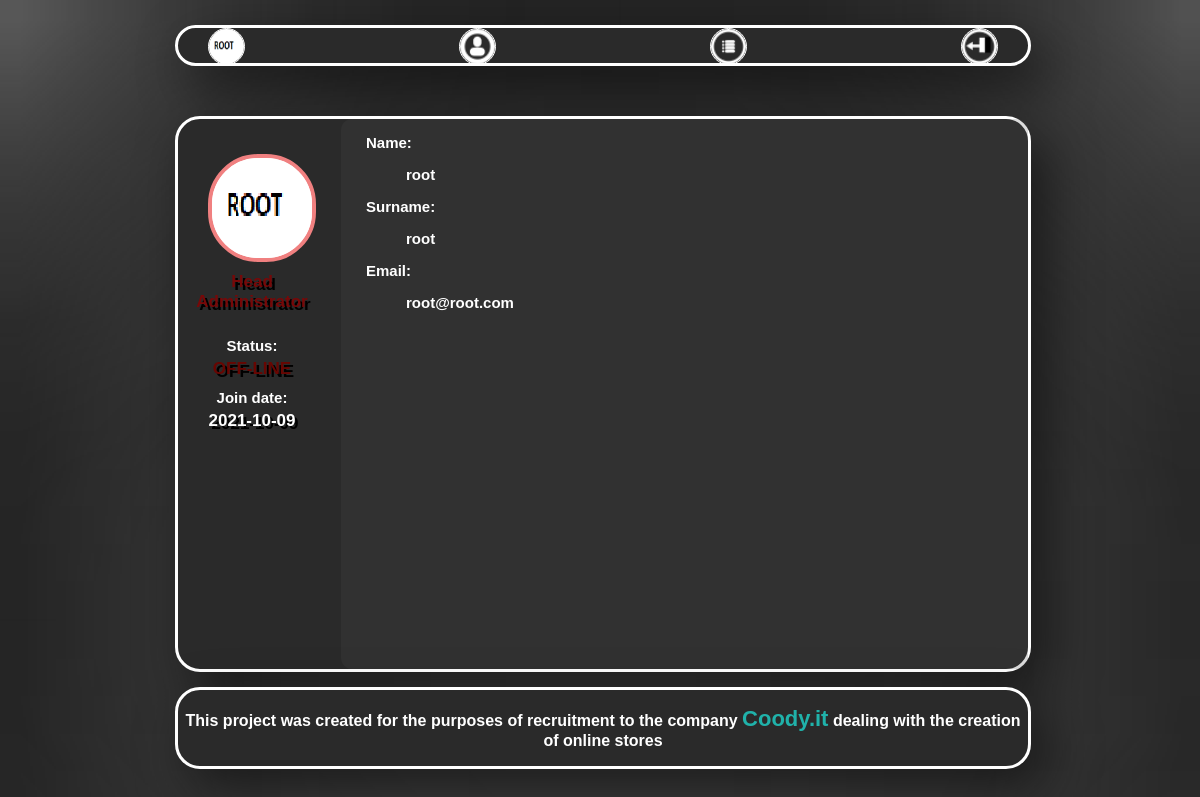
The app's page /profil_user.php?author_id=1 (signed in) with its own data.
### tables this page shows
CREATE TABLE `users_db` (
  `ID` int(11) NOT NULL,
  `Name` varchar(24) NOT NULL,
  `Surname` varchar(24) NOT NULL,
  `Email` varchar(30) NOT NULL,
  `Password` varchar(24) NOT NULL,
  `Join_Date` date NOT NULL DEFAULT current_timestamp(),
  `Images_url` text NOT NULL,
  `Online` int(11) NOT NULL
);

### profil_user.php (the view, shortened to what this page needs)
<!DOCTYPE html>
<html lang="pl">
    <head>
        <link href="user_style.css?<?=filemtime("user_style.css")?>" rel="stylesheet" type="text/css" />
    </head>
    <body>
        <div id="contener">
            <div id="header">
                <div id="link_contener">
                    <?php
                        if(empty($_SESSION['img']))
                            echo '<a id="user_go_profil" href="profil_side.php"><img class="image_header_icon" title="Profil side" alt="Go back to profil icon" src="User_profils\default_profil\default.png"></a>';
                        else
                        {
                            $pathi = "User_profils\\". $_SESSION['id'] ."\\".$_SESSION['img'];
                            echo "<a id='user_go_profil' href='profil_side.php'><img class='image_header_icon' title='Profil side' alt='Go back to profil icon' src='$pathi'></a>";
                        }
                        if($_SESSION['Rangs'] >= 2)
                            echo' <a id="admin_look_all" href="user_list_side.php"><img class="image_header_icon" title="User list side" alt="Go to user list side icon" src="images/icon_link/profils.png" ></a>';
                    ?>
                    <a id="user_go_ticket" href="ticket_side.php"><img class="image_header_icon" title="Ticket side" alt="Go to Ticket side icon" src="images/icon_link/tickets.png" ></a>
                    <a class="user_logout" href="logout.php"> <img class="image_header_icon" title="Log out"  alt="Log out icon" src="images/icon_link/logout.png"></a>
                </div>
            </div>
            <div id="main">
                <?php
                    echo '<div id = "user_left_contener">';
                        $Uid = $_GET["author_id"];
                        require_once "connect_mysql.php";
                        $db = @mysqli_connect($host , $username, $userpassword, $namedb);
                        if(!$db)
                            echo '<br><div id="error_contener"> Warning: Database not connected!</div><br>';
                        else
                        {
                            $sql = "SELECT * FROM users_db WHERE ID = '$Uid'";
                            if($result = $db->query($sql))
                            {
                                $tcket_number = $result->num_rows;
                                if($tcket_number == 1)
                                {
                                    $data = $result->fetch_assoc();
                                    $suemail = $data['Email'];
                                    $Uname = $data['Name'];
                                    $Usurname = $data['Surname'];
                                    $Ujdate = $data['Join_Date'];
                                    $Uimgurl = $data['Images_url'];
                                    $Uonline = $data['Online'];
                                }
                                else
                                {
                                    header('location: profil_side.php');
                                }
                            }
                            echo '<head> <title>Profil '.$Uname . ' ' .$Usurname.'</title></head>';
                            $sql = "SELECT * FROM admins_db WHERE Email = '$suemail'";
                            if($result = $db->query($sql))
                            {
                                $tcket_number = $result->num_rows;
                                if($tcket_number == 1)
                                {
                                    $data = $result->fetch_assoc();
                                    $Urangs = $data['Rang_strong'];
                                }
                                else
                                    $Urangs = 0;
                            }
                            if(@$Uimgurl == NULL)
                                echo '<img id= "user_photo_profil_id"  title="Your phot" alt="User photo" src="User_profils\default_profil\default.png">';
                            else
                            {
                                $pathi = "User_profils\\". $Uid."\\".$Uimgurl;
                                echo "<img id= 'user_photo_profil_id'  title='Your photo' alt='User photo' src='$pathi'>";
                            }
                            switch($Urangs)
                            {
                                case 3:
                                    echo  " <label id='rang_style_headadmin'>Head Administrator</label>";
                                    break;
                            }
                            echo "<label>Status:</label>";
                            if($Uonline != 0)
                                echo  " <label id='user_online'>ON-LINE</label>";
                            else
                                echo  " <label id='user_offline'>OFF-LINE</label>";
                            echo '<label>Join date:</label>';
                            echo '<label id="user_join_date">'. $Ujdate .'</label>';
                        }
                    echo '</div>';
                    echo  '<div id="user_settings_contener">';
                        echo '<label class="label_class_user">Name:</label>';
                        echo '<label class="label_class_settings_user">'.$Uname.'</label>';
                        echo '<label class="label_class_user">Surname:</label>';
                        echo '<label class="label_class_settings_user">'.$Usurname.'</label>';
                        echo '<label class="label_class_user">Email:</label>';
                        echo '<label class="label_class_settings_user">'.$suemail.'</label>';
                    echo '</div>';
                ?>
            </div>
            <div id="footer">
                <p>This project was created for the purposes of recruitment to the company <a id ="Link_coody"href="https://coody.it/">Coody.it</a> dealing with the creation of online stores</p>
            </div>
        </div>
    </body>
</html>

### user_style.css (style rules this page uses)
* { font-family: sans-serif; }
body { width: 850px; height: 670px; background-image: url("images/tail.png"); background-repeat: no-repeat; background-size: 100%; margin-left:auto; margin-right:auto; background-attachment:fixed; }
#header { font-weight: bolder; text-decoration: none; height: 35px; width: 100%; box-shadow: 15px 20px 50px rgba(0, 0, 0, 0.5); margin-top: 25px; border:3px solid rgb(255, 255, 255); background-color:rgb(42, 42, 42); border-radius: 25px; margin-bottom: 50px; text-align: center; }
#link_contener { margin-left: 30px; margin-right: 30px; display: flex; flex-direction:row; justify-content: space-between }
.image_header_icon { height: 35px; width: 35px; border: 1px solid white; border-radius: 25px; }
#main { color:white; margin-top:10px; font-size: 15px; min-height: 550px; height: auto; width: 850px; font-weight: bolder; box-shadow: 15px 20px 50px rgba(0, 0, 0, 0.5); display:flex; border:3px solid rgb(255, 255, 255); background-color:rgb(42, 42, 42); border-radius: 25px; }
.label_class_user { margin-left:25px; margin-top:15px; }
.label_class_settings_user { margin-left:65px; margin-top:15px; }
#user_left_contener { height: auto; width: 155px; margin-top: 15px; margin-bottom: 15px; margin-left: 10px; text-align: center; display: flex; flex-direction: column; }
#user_photo_profil_id { height: 100px; width: 100px; margin-top: 20px; margin-bottom: 10px; margin-left: 20px; border:4px solid lightcoral; background-color: white; border-radius: 50px; }
#user_join_date { font-size: 17px; text-align: center; margin-top:5px; text-shadow: 3px 3px black; }
#user_offline { color: rgb(104, 6, 2); font-size: 17px; text-align: center; margin-top:5px; margin-bottom:10px; text-shadow: 3px 3px black; }
#rang_style_headadmin { color: rgb(119, 8, 8); font-size: 17px; text-align: center; margin-bottom: 25px; text-shadow: 3px 3px black; }
#user_settings_contener,#user_form_contener { background-color:rgba(78, 78, 78, 0.198); width: 100%; height: auto; border-radius: 11px; display:flex; margin-left: 25px; flex-direction: column; }
#Link_coody { color:lightseagreen; text-decoration: none; font-size: 22px; }
#footer { font-weight: bolder; color:white; width: 100%; text-align: center; box-shadow: 15px 20px 50px rgba(0, 0, 0, 0.5); margin-top: 15px; border:3px solid rgb(255, 255, 255); background-color:rgb(42, 42, 42); border-radius: 25px; display:inline-block; }

### records on screen
users_db: Images_url (picture), Join_Date "2021-10-09", Name "root", Surname "root", Email "root@root.com"
